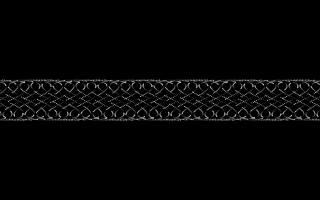
Frame 1 (no input)
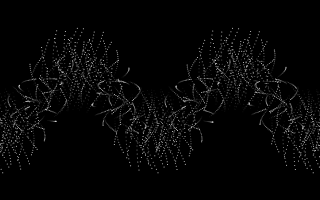
Frame 60 (no input)
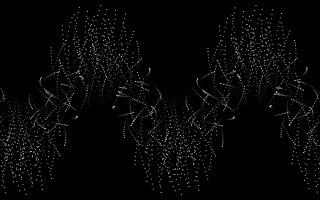
Frame 120 (the mouse pressed at the canvas centre since frame 60)

The p5.js sketch that drew these frames (run headless with seeded random() and noise() and a simulated clock; from frame 60 on, the mouse is pressed at the canvas centre):

// p5.js sketch
// ── sketch.js
// Generated by LiveScript 1.2.0
var canvasWidth, canvasHeight, count, count2, count3, stepMax, stepMin, stepInc, stepOffset, colorRange, colorInc, setup, sinPixel, draw, keyPressed, mousePressed;
canvasWidth = 320;
canvasHeight = 200;
count = 0;
count2 = 0;
count3 = 0;
/*
drawCircle = (x0, y0, radius, color, opacity) !->

  x = radius
  y = 0
  radiusError = 1 - x

  while x >= y
    drawPixel  x + x0 ,  y + y0 , color , opacity
    drawPixel  y + x0 ,  x + y0 , color , opacity
    drawPixel -x + x0 ,  y + y0 , color , opacity
    drawPixel -y + x0 ,  x + y0 , color , opacity
    drawPixel -x + x0 , -y + y0 , color , opacity
    drawPixel -y + x0 , -x + y0 , color , opacity
    drawPixel  x + x0 , -y + y0 , color , opacity
    drawPixel  y + x0 , -x + y0 , color , opacity
    y++

    if radiusError < 0
      radiusError += 2 * y + 1;
    else
      x--
      radiusError += 2 * (y - x + 1)
*/
/*
drawPixel = (x, y, color, opacity) !->
  if x >= 0 and
     y >= 0 and
     x <= canvasWidth and
     y <= canvasHeight

    x = x * 4
    y = (y * canvasWidth) * 4

    opacity = colorRange - opacity

    pixels[x + y]     = color[0] - opacity
    pixels[x + y + 1] = color[1] - opacity
    pixels[x + y + 2] = color[2] - opacity
*/
/*
colorRGB        = [colorRange, 0, 0]
colorInc        = 4.90
colorStepCurr   = 0
colorStepCount  = 0
colorSteps      =
  [
    [0         , colorInc  , 0]
    [-colorInc , 0         , 0]
    [0         , 0         , colorInc]
    [0         , -colorInc , 0]
    [colorInc  , 0         , 0]
    [0         , 0         , -colorInc]
  ]


incrementColor = !->
  for i til colorRGB.length
   colorRGB[i] = colorRGB[i] + colorSteps[colorStepCurr][i]

  colorStepCount += colorInc

  if colorStepCount >= 256
    colorStepCount := 0
    colorStepCurr  += 1

  if colorStepCurr is colorSteps.length
    colorStepCurr := 0
*/
stepMax = 0.4;
stepMin = 0.05;
stepInc = 0.025;
stepOffset = 20;
colorRange = 255;
colorInc = colorRange / ((stepMax - stepMin) / stepInc);
setup = function(){
  createCanvas(canvasWidth, canvasHeight);
};
sinPixel = function(x, y0, color){
  var yHeightMult, yPosition, y, xOffsetMult, yOffsetMult, xOffset, yOffset;
  yHeightMult = 0 + y0 * sin(count * 0.04);
  yPosition = sin((x + count) * 0.04);
  y = height * 0.5 + (height * yHeightMult) * yPosition;
  xOffsetMult = 0.04;
  yOffsetMult = 0.02;
  xOffset = 20 + 20 * sin(count2++ * xOffsetMult);
  yOffset = 20 + 20 * cos(count2++ * yOffsetMult);
  stroke(color);
  point(x + xOffset, y + yOffset - stepOffset);
};
draw = function(){
  var i$, to$, x, color, j$, step$, to1$, i;
  background(0);
  for (i$ = -40, to$ = canvasWidth; i$ < to$; ++i$) {
    x = i$;
    color = 0;
    for (j$ = stepMin, to1$ = stepMax, step$ = stepInc; step$ < 0 ? j$ >= to1$ : j$ <= to1$; j$ += step$) {
      i = j$;
      sinPixel(x, i, color);
      color += colorInc;
    }
  }
  count++;
};
keyPressed = mousePressed = function(){
  return noLoop();
};
